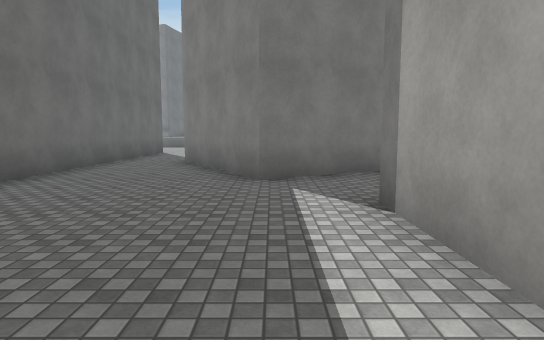
view 1 (above)

16 first-person views from a walk through a scene from a Unity 3-D project. The camera is 1.5 m above the floor, tilts 6° down and sees 75° across. The floor is counted in squares, 2 m on a side. Each view is taken from the middle of a square. On the plan, view 1 faces up. The plan holds only what a view shows up to about 11 squares ahead; the rest is blank. The place goes on beyond the plan. The player is left out. Some surface patterns are stand-ins.

view 2
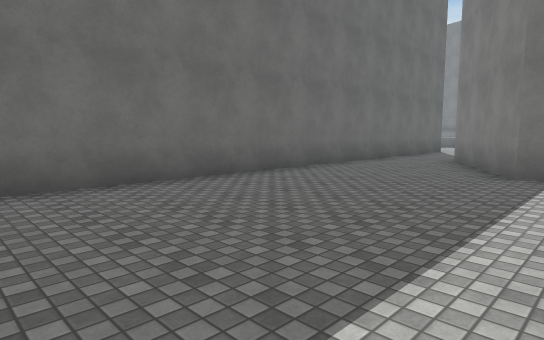

view 3
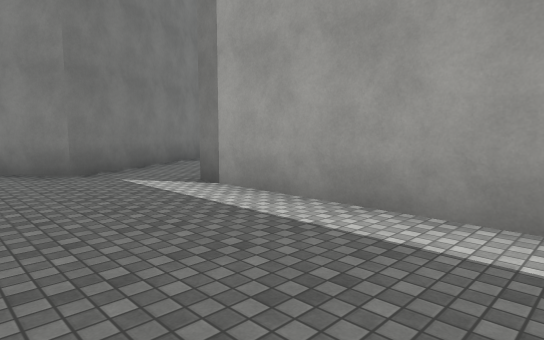

view 4
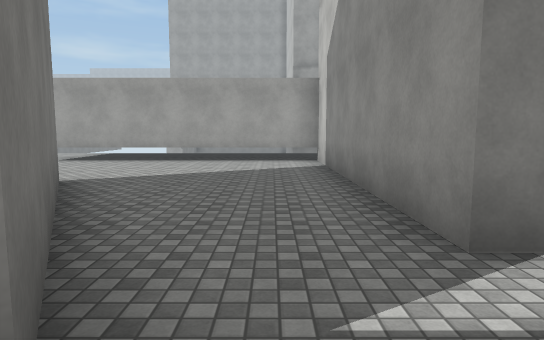

view 5
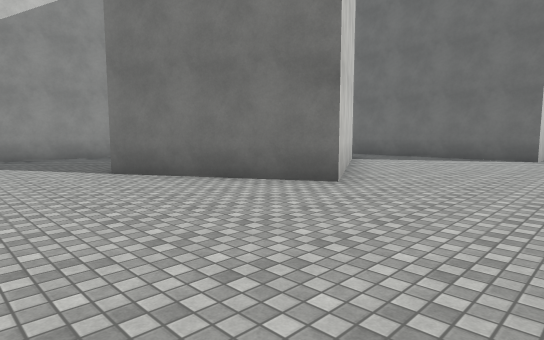

view 6
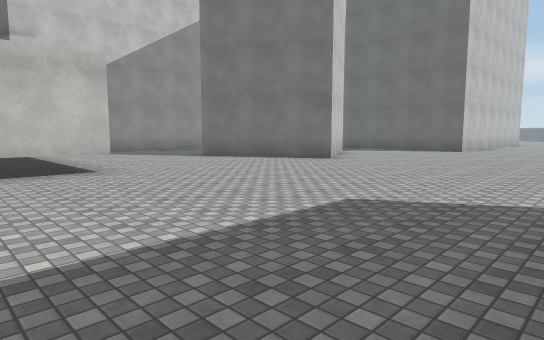

view 7
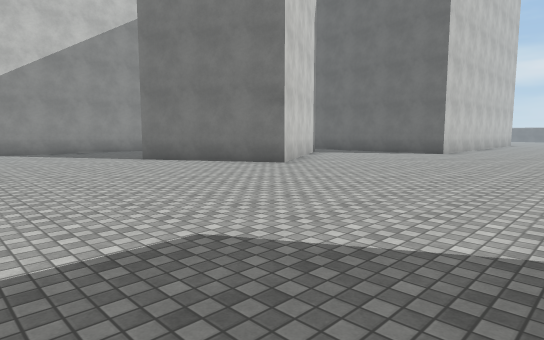

view 8
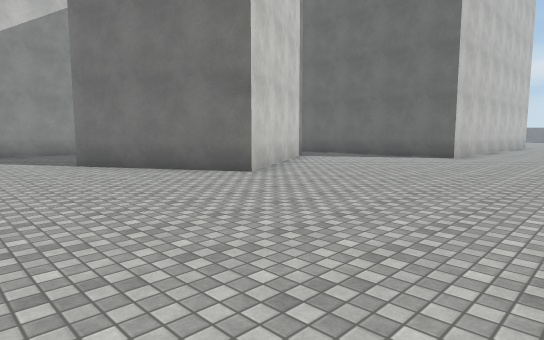

view 9
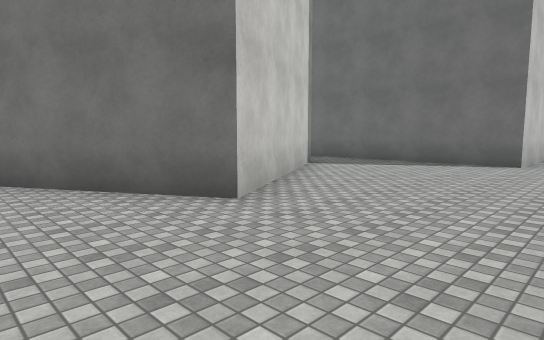

view 10
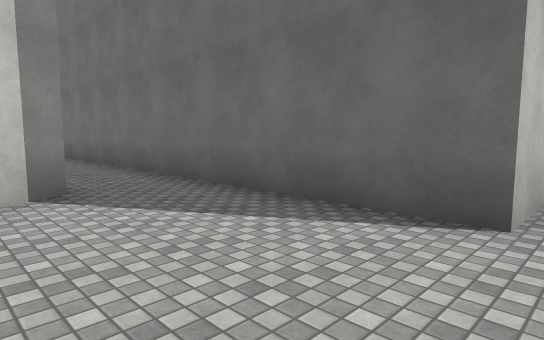

view 11
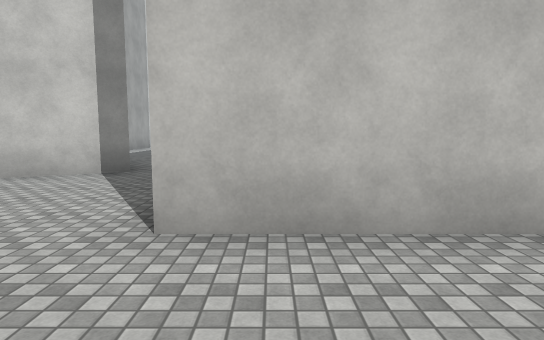

view 12
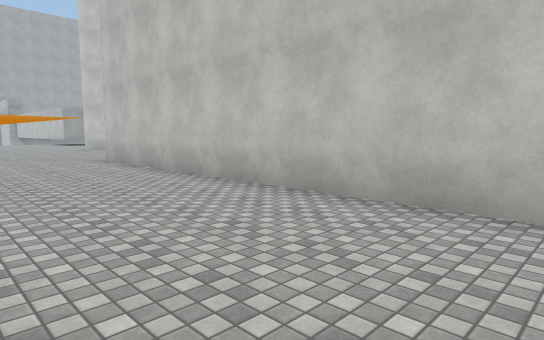

view 13
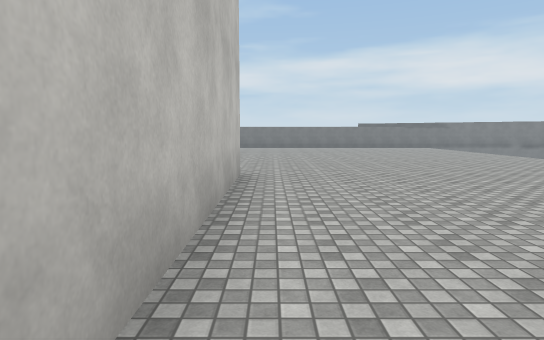

view 14
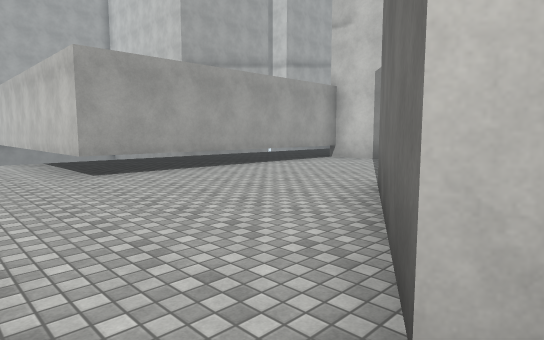

view 15
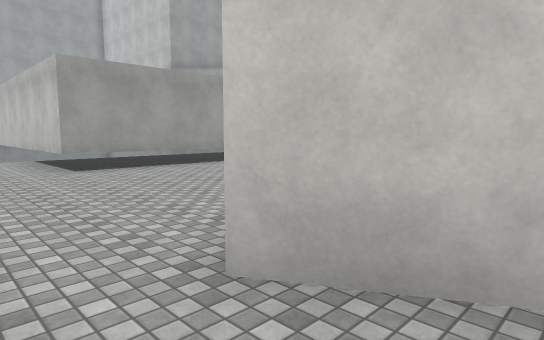

view 16
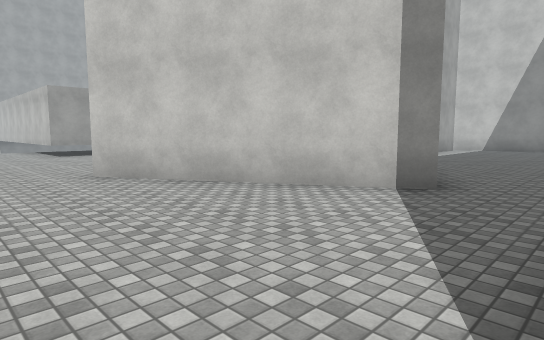

### Floor plan
Key: @ floor where view 1 was taken; # wall or solid block; . main floor; : floor 1.5 m higher than the main floor; / step, stairs or slope.
Columns run from 14 left of view 1 to 12 right of it. Each row starts with its distance up from view 1.
 18 /:                 ///////
 17 ..//:          ...........
 16 ...... ...    ............
 15 ............. ............
 14 ..........................
 13 ###########..............
 12           #.....#........./
 11           #....###.....##//
 10           #..### #.....#
  9           #.##   ##....
  8           #..#  ###....
  7           #..####......
  6           #...#........
  5           #............
  4           #............
  3           #.....#######
  2           #.....#
  1           #.....#
  0           #...@.#
 -1            .....#

Positions as (right, up) in squares from view 1, and headings:
1: (0, 0), facing up
2: (1, -1), facing up-left
3: (-2, -1), facing up-right
4: (-1, 5), facing right
5: (7, 15), facing down-left
6: (11, 18), facing down-left
7: (9, 18), facing down-left
8: (7, 17), facing down-left
9: (5, 15), facing down-left
10: (-1, 14), facing down-left
11: (-5, 16), facing down
12: (-14, 17), facing down-right
13: (-8, 14), facing left
14: (2, 13), facing down-right
15: (1, 13), facing down-right
16: (-4, 14), facing down-right
